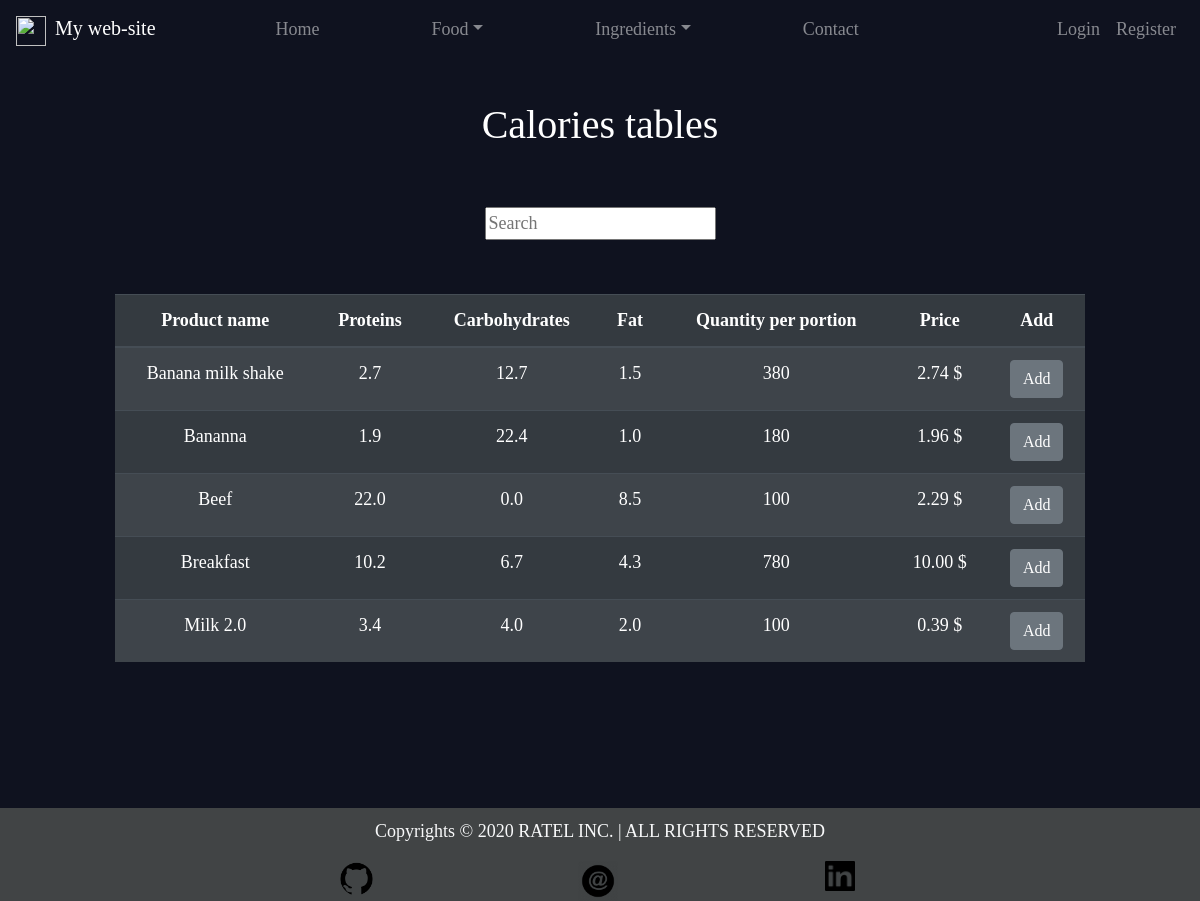
Before: /food/prod_table/ with the older database file.
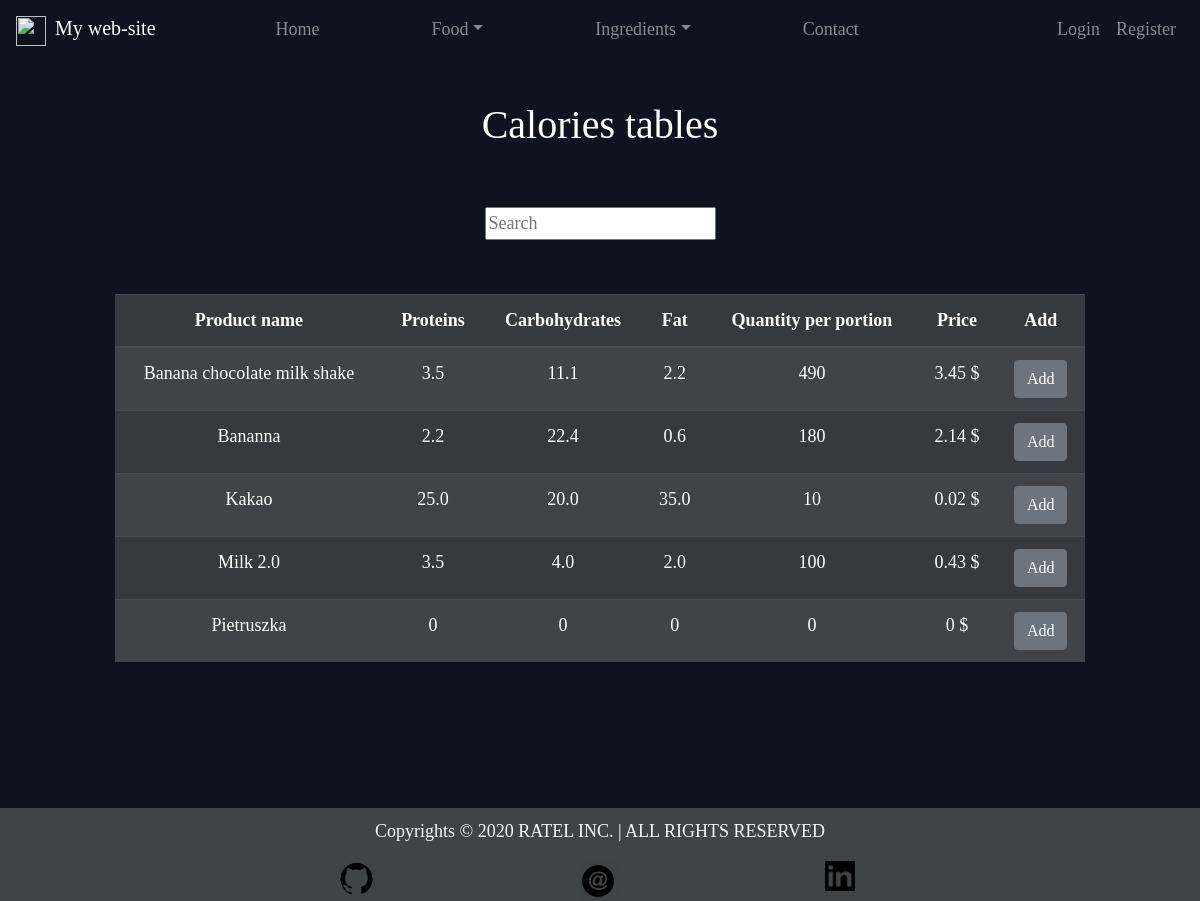
After: the same page with the newer database file.
### Food/models.py (models this page shows, shortened)
class Product(models.Model):
	name = models.CharField(max_length=50)
	ingredient = models.ManyToManyField(Ingredient, through="ReceipeIngredient")
	ingredinet_based = models.BooleanField(default=False)
	recipe = models.CharField(max_length=500, blank=True)
	slug = models.SlugField(max_length=100, unique=True, blank=True)
	@property
	def total_weight(self):
		product = Product.objects.get(pk=self.pk)
		result = sum([
				ReceipeIngredient.objects.get(ingredient=i, product=product).weight for i in product.ingredient.all()
			])
		return int(result)
	@property
	@zero_division_handling
	def total_protein(self):
		product = Product.objects.get(pk=self.pk)
		result = 0
		for i in product.ingredient.all():
				result += i.protein * ReceipeIngredient.objects.get(ingredient=i, product=product).weight
		return round(result/self.total_weight,1)#product.ingredient.count()
	@property
	@zero_division_handling
	def total_carbohydrates(self):
		product = Product.objects.get(pk=self.pk)
		result = 0
		for i in product.ingredient.all():
				result += i.carbohydrates * ReceipeIngredient.objects.get(ingredient=i, product=product).weight
		return round(result/self.total_weight,1)
	@property
	@zero_division_handling
	def total_fat(self):
		product = Product.objects.get(pk=self.pk)
		result = 0
		for i in product.ingredient.all():
			result += i.fat * ReceipeIngredient.objects.get(ingredient=i, product=product).weight
		return round(result/self.total_weight,1)
	@property
	@zero_division_handling
	def total_price(self):
		product = Product.objects.get(pk=self.pk)
		result = 0
		for i in product.ingredient.all():
			result += i.price * ReceipeIngredient.objects.get(ingredient=i, product=product).weight / 100
		return round(result,2)
	class Meta:
		ordering = ["name"]

class Ingredient(models.Model):
	name = models.CharField(max_length=50, unique=True)
	protein = models.FloatField(validators=[macro_quantity_validator,])
	carbohydrates = models.FloatField(validators=[macro_quantity_validator,])
	fat = models.FloatField(validators=[macro_quantity_validator,])
	quantity_per_portion = models.IntegerField(blank=True)
	price = models.DecimalField(max_digits=100, decimal_places=2, blank=True)
	food_type = models.CharField(max_length=2, choices=FOOD_TYPE_CHOICES, blank=True)
	slug = models.SlugField(max_length=100, unique=True, blank=True)
	class Meta:
		ordering = ["id"]

class ReceipeIngredient(models.Model):
	ingredient = models.ForeignKey(Ingredient, on_delete=models.CASCADE)
	product = models.ForeignKey(Product, on_delete=models.CASCADE)
	weight = models.IntegerField(null=True, blank=True)
	class Meta:
		ordering = ["id"]
		verbose_name_plural = "Receipe Ingredients"

### Food/views.py (the view)
# urls.py: path("prod_table/", ProductsTableView.as_view(), name="prod_table"),
class ProductsTableView(ListView, SuccessMessageMixin):
	template_name = "Food/product_list.html"
	model = Product
	context_object_name = "products"
	paginate_by = 10

### Food/models.py (called while the page is built)
def zero_division_handling(func):
	def wrapper_function(*agrs, **kwargs):
		try:
			return func(*agrs, **kwargs)
		except ZeroDivisionError:
			return 0
	return wrapper_function

### Templates/Food/product_list.html (shortened to what this page needs)
{% extends 'main.html' %}
{% block content %}
	<h1 id="title">Calories tables </h1>
	<form action="{% url 'food:search_results' %}" method="get">
		<input name="word" type="text" placeholder="Search">
	</form>
	<br><br>
	<table class="table table-striped table-dark">
		<thead>
			<tr>
				<th scope="col">Product name</th>
				<th scope="col">Proteins</th>
				<th scope="col">Carbohydrates</th>
				<th scope="col">Fat</th>
				<th scope="col">Quantity per portion</th>
				<th scope="col">Price</th>
				<th scope="col">Add</th>
			</tr>
		</thead>
		<tbody>
			{% for item in products %}
				<tr>
					<td>
						<a class="hyperlink-off" href="{% url 'food:prod_detail' item.slug %}">
							{{ item.name|capfirst }}
						</a>
					</td>
					<td>{{item.total_protein}}</td>
					<td>{{item.total_carbohydrates}}</td>
					<td>{{item.total_fat}}</td>
					<td>{{item.total_weight}}</td>
					<td>{{item.total_price}} $</td>
					<td>
						<button type="button" class="btn btn-secondary">
							<a class="hyperlink-off" href="{% url 'profile:add_to_diet' item.pk %}">Add</a>
						</button>
					</td>
				</tr>
			{% endfor %}
		</tbody>
	</table>
{% endblock %}

### Templates/main.html (shortened to what this page needs)
{% load static %}
<!DOCTYPE html>
<html>
<head>
	<link rel="stylesheet" href="https://stackpath.bootstrapcdn.com/bootstrap/4.4.1/css/bootstrap.min.css">
	<link rel="stylesheet" type="text/css" href="{% static 'style.css' %} ">
</head>
	<body>
		{% include 'navigation_bar.html' %}
		<div class="col-sm-10 container-fluid main">
			{% block content %}{% endblock %}
		</div>
		{% include 'footer.html' %}
	</body>
</html>

### Templates/navigation_bar.html (shortened to what this page needs)
{% load static %}
<header>
	<nav class="navbar navbar-dark .bg-dark navbar-expand-md" id="navbargroup">
		<a class="navbar-brand" href="http://127.0.0.1:8000/">
			<img src="#" width="30" height="30" alt="" class="d-inline-block mr-sm-1">
			My web-site
		</a>
		<div class="collapse navbar-collapse" id="mainmenu">
			<ul class="navbar-nav mr-auto px-md-5" >
				<li class="nav-item px-5" size="16">
					<a  class="nav-link"  href="http://127.0.0.1:8000/">Home</a>
				</li>
				<li class="nav-item dropdown px-md-5">
					<a  class="nav-link dropdown-toggle" data-toggle="dropdown" role="button" aria-expanded="false"
					id="submenu" aria-haspopup="true" href="#">Food</a>
				</li>
				<li class="nav-item dropdown px-md-5">
					<a  class="nav-link dropdown-toggle" data-toggle="dropdown" role="button" aria-expanded="false"
					id="submenu" aria-haspopup="true" href="#">Ingredients</a>
				</li>
				<li class="nav-item px-md-5">
					<a  class="nav-link " href="#">Contact</a>
				</li>
			</ul>
			<div class="navbar-nav">
				{% if request.user.is_authenticated %}
					<a class="nav-item nav-link" href="{% url 'profile:log_out' %}">Logout</a>
					<a class="nav-item nav-link" href="{% url 'profile:profile_details' %}" > Profile </a>
				{% else %}
					<a class="nav-item nav-link" href="{% url 'profile:log_in' %}">Login</a>
					<a class="nav-item nav-link" href="{% url 'profile:registration' %}">Register</a>
				{% endif %}
			</div>
		</div>
	</nav>
</header>

### Templates/footer.html
{% load static %}
<footer class =".bg-secondary mt-sm-1">
	<div>
		<p class="text-light copy">
			Copyrights © 2020 RATEL INC. | ALL RIGHTS RESERVED
		</p>
	</div>
	<div class="row border-top-secondary ">
		<div class="col"></div>
		<div class="col">
			<a href="https://github.com/310224954/">
				<img src="{% static 'media/github-icon.png' %}" width="35" height="35" alt="" class="d-inline-block mr-sm-1">
			</a>
		</div>
		<div class="col">
			<a href="https://piotrluk92@gmail.com">
				<img src="{% static 'media/gmail-icon.png' %}" width="40" height="40" alt="" class="d-inline-block mr-sm-1">
			</a>
		</div>
		<div class="col">
			<a href="https://www.linkedin.com/in/piotr-%C5%82ukaszewski-600b6a12a/">
				<img src="{% static 'media/linkedin-icon.png' %}" width="30" height="30" alt="" class="d-inline-block mr-sm-1">
			</a>
		</div>
		<div class="col"></div>
	</div>
</footer>

### files/style.css (style rules this page uses)
body { background-color: #0f121f; font-family: Ubuntu; color: #fff; font-size:large; text-align: center; }
footer { background: #414445; padding: 10px 10px 0px 10px; position: fixed; bottom: 0; width: 100%; }
.main { min-height: 100vh; height: 100%; }
#navbargroup { padding-bottom: 50px; }
#title { padding-bottom: 50px; }
.hyperlink-off, .hyperlink-off:hover { text-decoration: none; font-family: Ubuntu; color: #fff; }
.copy { padding-bottom: 10; }

Changed rows visible on the page:
removed Product: name "Beef", total_protein "22.0", total_carbohydrates "0.0", total_fat "8.5", total_weight "100", total_price "2.29"
removed Product: name "Breakfast", total_protein "10.2", total_carbohydrates "6.7", total_fat "4.3", total_weight "780", total_price "10.00"
changed Product: name "Banana milk shake" → "Banana chocolate milk shake"; total_protein "2.7" → "3.5"; total_carbohydrates "12.7" → "11.1"; total_fat "1.5" → "2.2"; total_weight "380" → "490"; total_price "2.74" → "3.45"
changed through a linked row, Product "Bananna": total_protein "1.9" → "2.2"; total_fat "1.0" → "0.6"; total_price "1.96" → "2.14"
added Product: name "Kakao", total_protein "25.0", total_carbohydrates "20.0", total_fat "35.0", total_weight "10", total_price "0.02"
changed through a linked row, Product "Milk 2.0": total_protein "3.4" → "3.5"; total_price "0.39" → "0.43"
added Product: name "Pietruszka", total_protein "0", total_carbohydrates "0", total_fat "0", total_weight "0", total_price "0"
